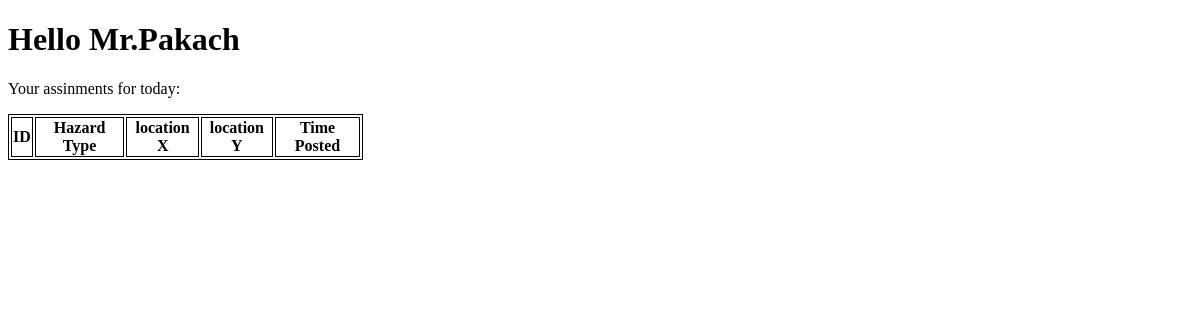
The page /car1 on the database as committed earlier.
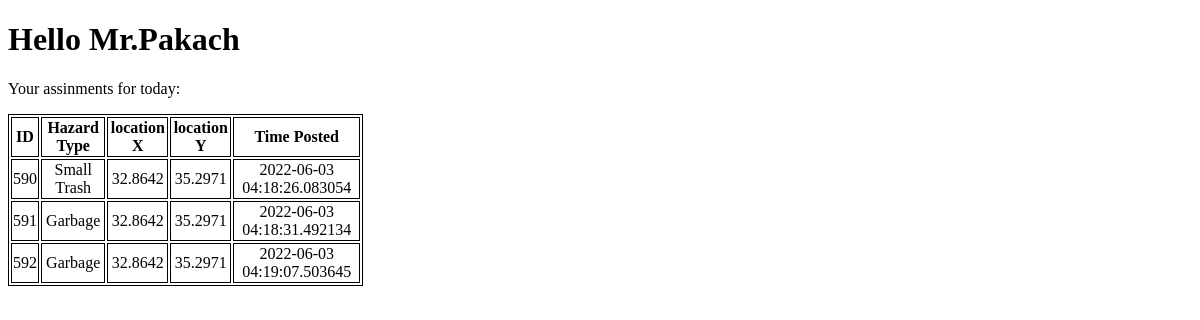
The same page on the database as committed later.
### server.py (models this page shows, shortened)
class Post(db.Model):
    id = db.Column(db.Integer, primary_key=True)
    title = db.Column(db.Integer, nullable=False)
    time_posted = db.Column(db.String(40), nullable=False)
    location_X = db.Column(db.Float,nullable = False)
    location_Y = db.Column(db.Float,nullable = False)
    status = db.Column(db.Boolean,unique=False,nullable=True)
    user_id = db.Column(db.Integer, db.ForeignKey('user.id'), nullable=False)

### server.py (the view)
@app.route('/car1')
def new_index():
    rows = Post.query.filter_by(user_id=12).all()
    hazards = ['Garbage','Prune','Garbage Bag','Small Trash','Furneture']
    return render_template('car_summary.html',
                            title='Overview',
                            rows=rows,
                            hazards = hazards)

### templates/car_summary.html (shortened to what this page needs)
<!DOCTYPE html>
<html lang="en">
<head>
    <link rel= "stylesheet" type= "text/css" href= "{{ url_for('static',filename='styles/index.css') }}">
</head>
<body style="background-color:white;">
    <h1>Hello Mr.Pakach </h1>
    <p>Your assinments for today:</p>
<table style="border: 1px solid; width: 30%;">
    <tr>
        <th style="border: 1px solid; text-align: center;">ID</th>
        <th style="border: 1px solid; text-align: center;">Hazard Type</th>
        <th style="border: 1px solid; text-align: center;">location X</th>
        <th style="border: 1px solid; text-align: center;">location Y</th>
        <th style="border: 1px solid; text-align: center;">Time Posted</th>
    </tr>
    {% for row in rows %}
<tr>
    <td style="border: 1px solid; text-align: center;">{{ row.id }}</a></td>
    <td style="border: 1px solid; text-align: center;">{{ hazards[(row.title)-1] }}</td>
    <td style="border: 1px solid; text-align: center;">{{ row.location_X }}</a></td>
    <td style="border: 1px solid; text-align: center;">{{ row.location_Y }}</a></td>
    <td style="border: 1px solid; text-align: center;">{{ row.time_posted }}</a></td>
</tr>
    {% endfor %}
</body>
</html>

Rows that differ between the two databases and show on the page:
added Post: id "590", title "Small Trash", location_X "32.8642", location_Y "35.2971", time_posted "2022-06-03 04:18:26.083054"
added Post: id "591", title "Garbage", location_X "32.8642", location_Y "35.2971", time_posted "2022-06-03 04:18:31.492134"
added Post: id "592", title "Garbage", location_X "32.8642", location_Y "35.2971", time_posted "2022-06-03 04:19:07.503645"
